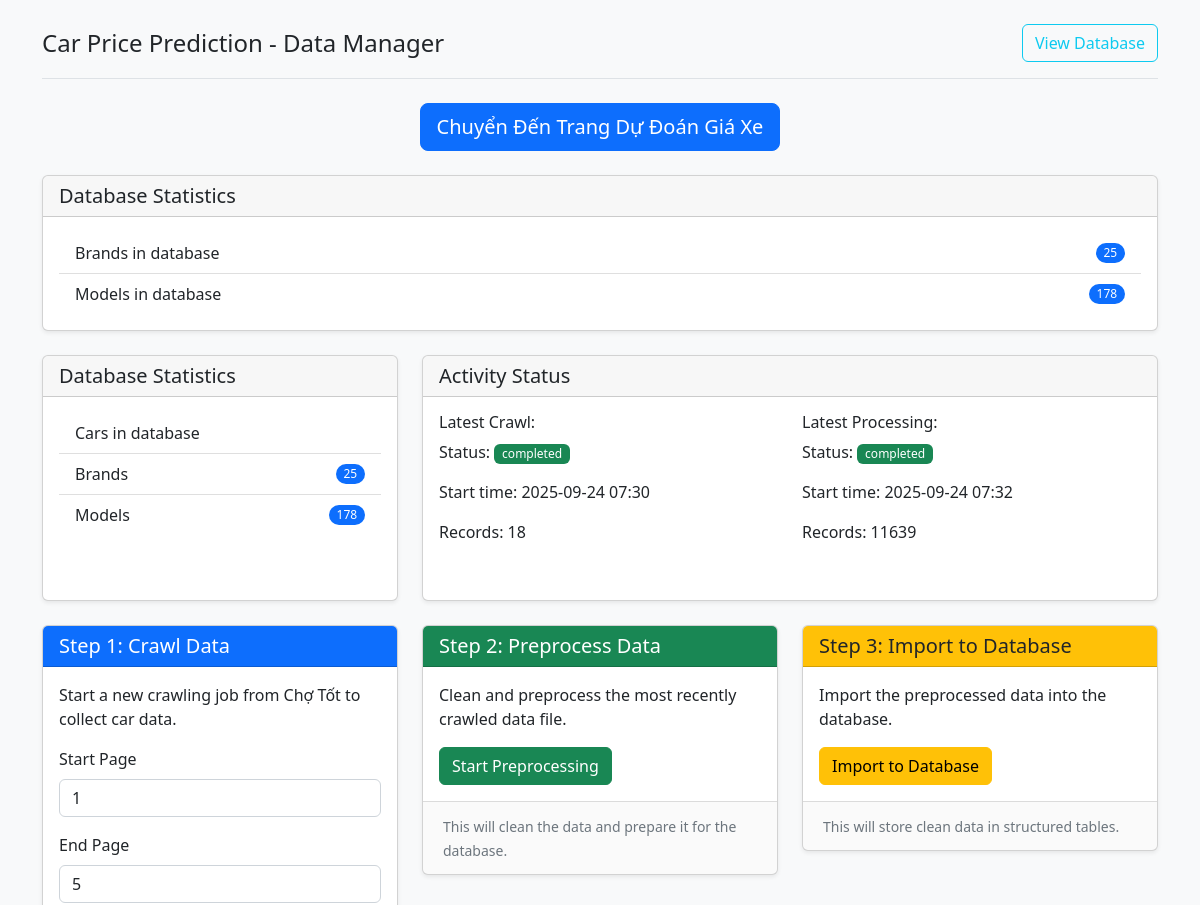
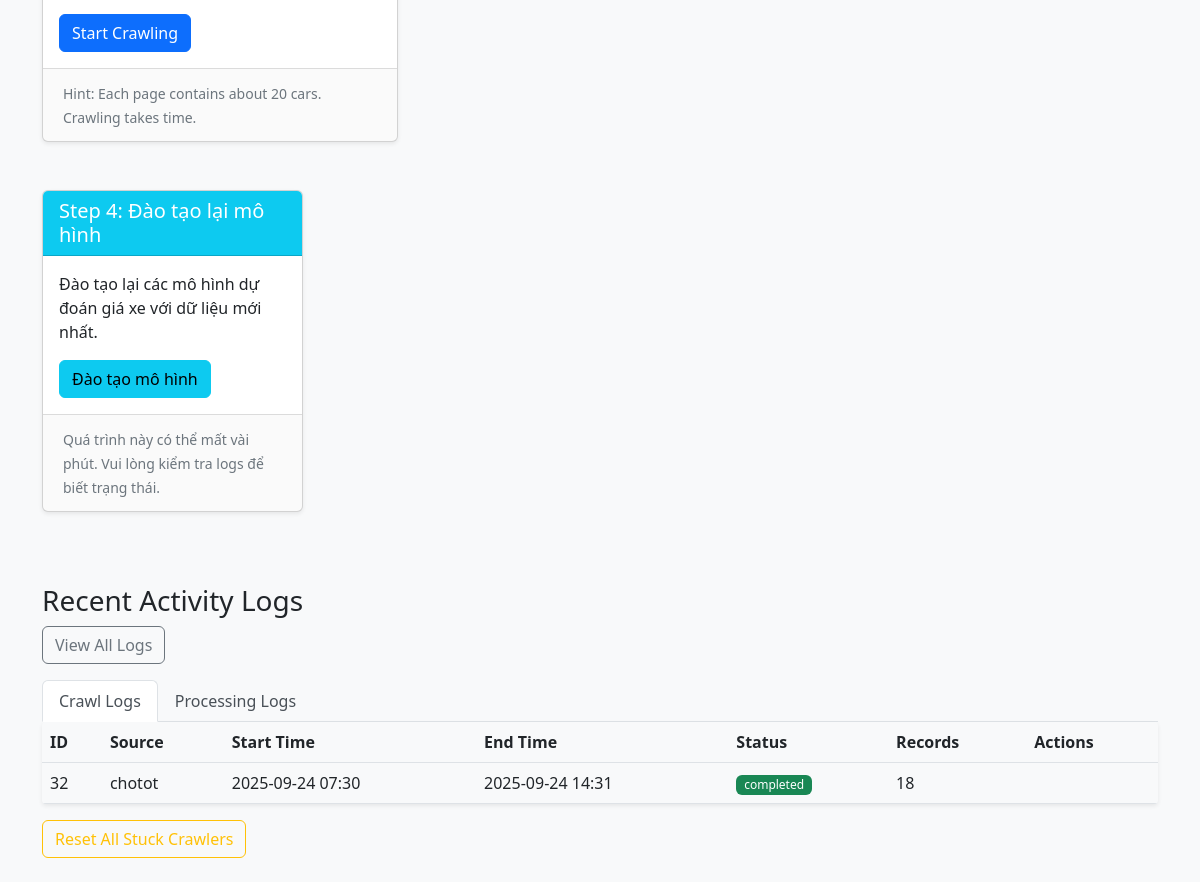
The page / on the database its author committed (2 pictures, top to bottom).
### app/models.py (models this page shows, shortened)
class CrawlLog(db.Model):
    __tablename__ = 'crawl_logs'
    id = db.Column(db.Integer, primary_key=True)
    start_time = db.Column(db.DateTime, default=datetime.utcnow)
    end_time = db.Column(db.DateTime, nullable=True)
    source = db.Column(db.String(100), nullable=False)
    status = db.Column(db.String(20), nullable=False)  # 'running', 'completed', 'failed'
    records_count = db.Column(db.Integer, default=0)
    filename = db.Column(db.String(255), nullable=True)
    error_message = db.Column(db.Text, nullable=True)

class ProcessingLog(db.Model):
    __tablename__ = 'processing_logs'
    id = db.Column(db.Integer, primary_key=True)
    start_time = db.Column(db.DateTime, default=datetime.utcnow)
    end_time = db.Column(db.DateTime, nullable=True)
    input_file = db.Column(db.String(255), nullable=False)
    output_file = db.Column(db.String(255), nullable=True)
    status = db.Column(db.String(20), nullable=False)  # 'running', 'completed', 'failed'
    records_count = db.Column(db.Integer, default=0)
    error_message = db.Column(db.Text, nullable=True)

### app/routes.py (the view)
@main_bp.route('/')
def index():
    brand_count = Brand.query.count()
    model_count = Model.query.count()
    latest_crawl = CrawlLog.query.order_by(CrawlLog.start_time.desc()).first()
    latest_processing = ProcessingLog.query.order_by(ProcessingLog.start_time.desc()).first()
    return render_template('index.html',
                           brand_count=brand_count,
                           model_count=model_count,
                           latest_crawl=latest_crawl,
                           latest_processing=latest_processing)

### app/templates/index.html (shortened to what this page needs)
<!DOCTYPE html>
<html lang="vi">
<head>
    <link rel="stylesheet" href="https://cdn.jsdelivr.net/npm/bootstrap@5.2.3/dist/css/bootstrap.min.css">
    <link rel="stylesheet" href="{{ url_for('static', filename='css/style.css') }}">
</head>
<body>
    <div class="container py-4">
        <header class="pb-3 mb-4 border-bottom">
            <div class="d-flex align-items-center text-dark text-decoration-none">
                <span class="fs-4">Car Price Prediction - Data Manager</span>
                <a href="{{ url_for('main.database_info') }}" class="btn btn-outline-info ms-auto">View Database</a>
            </div>
        </header>
        <div class="row mb-4">
            <div class="col-md-12 text-center">
                <a href="{{ url_for('main.predict') }}" class="btn btn-primary btn-lg">
                     Chuyển Đến Trang Dự Đoán Giá Xe
                </a>
            </div>
        </div>
        <div class="card h-100">
            <div class="card-header">
                <h5 class="card-title mb-0">Database Statistics</h5>
            </div>
            <div class="card-body">
                <ul class="list-group list-group-flush">
                    <li class="list-group-item d-flex justify-content-between align-items-center">
                        Brands in database
                        <span class="badge bg-primary rounded-pill">{{ brand_count }}</span>
                    </li>
                    <li class="list-group-item d-flex justify-content-between align-items-center">
                        Models in database
                        <span class="badge bg-primary rounded-pill">{{ model_count }}</span>
                    </li>
                </ul>
            </div>
        </div>
        <div class="row mb-4">
            <div class="col-md-4">
                <div class="card h-100">
                    <div class="card-header">
                        <h5 class="card-title mb-0">Database Statistics</h5>
                    </div>
                    <div class="card-body">
                        <ul class="list-group list-group-flush">
                            <li class="list-group-item d-flex justify-content-between align-items-center">
                                Cars in database
                            </li>
                            <li class="list-group-item d-flex justify-content-between align-items-center">
                                Brands
                                <span class="badge bg-primary rounded-pill">{{ brand_count }}</span>
                            </li>
                            <li class="list-group-item d-flex justify-content-between align-items-center">
                                Models
                                <span class="badge bg-primary rounded-pill">{{ model_count }}</span>
                            </li>
                        </ul>
                    </div>
                </div>
            </div>
            <div class="col-md-8">
                <div class="card h-100">
                    <div class="card-header">
                        <h5 class="card-title mb-0">Activity Status</h5>
                    </div>
                    <div class="card-body">
                        <div class="row">
                            <div class="col-md-6">
                                <h6>Latest Crawl:</h6>
                                {% if latest_crawl %}
                                <p>Status: <span
                                        class="badge bg-{{ 'success' if latest_crawl.status == 'completed' else 'warning' if latest_crawl.status == 'running' else 'danger' }}">{{
                                        latest_crawl.status }}</span></p>
                                <p>Start time: {{ latest_crawl.start_time.strftime('%Y-%m-%d %H:%M') }}</p>
                                <p>Records: {{ latest_crawl.records_count }}</p>
                                {% else %}
                                <p>No crawling activity recorded yet.</p>
                                {% endif %}
                            </div>
                            <div class="col-md-6">
                                <h6>Latest Processing:</h6>
                                {% if latest_processing %}
                                <p>Status: <span
                                        class="badge bg-{{ 'success' if latest_processing.status == 'completed' else 'warning' if latest_processing.status == 'running' else 'danger' }}">{{
                                        latest_processing.status }}</span></p>
                                <p>Start time: {{ latest_processing.start_time.strftime('%Y-%m-%d %H:%M') }}</p>
                                <p>Records: {{ latest_processing.records_count }}</p>
                                {% else %}
                                <p>No processing activity recorded yet.</p>
                                {% endif %}
                            </div>
                        </div>
                    </div>
                </div>
            </div>
        </div>
        <div class="row">
            <div class="col-md-4 mb-4">
                <div class="card">
                    <div class="card-header bg-primary text-white">
                        <h5 class="card-title mb-0">Step 1: Crawl Data</h5>
                    </div>
                    <div class="card-body">
                        <p class="card-text">Start a new crawling job from Chợ Tốt to collect car data.</p>
                        <form action="{{ url_for('main.crawl') }}" method="post">
                            <div class="mb-3">
                                <label for="start_page" class="form-label">Start Page</label>
                                <input type="number" class="form-control" id="start_page" name="start_page" value="1"
                                    min="1" required>
                            </div>
                            <div class="mb-3">
                                <label for="end_page" class="form-label">End Page</label>
                                <input type="number" class="form-control" id="end_page" name="end_page" value="5"
                                    min="1" required>
                            </div>
                            <button type="submit" class="btn btn-primary">Start Crawling</button>
                        </form>
                    </div>
                    <div class="card-footer">
                        <small class="text-muted">Hint: Each page contains about 20 cars. Crawling takes time.</small>
                    </div>
                </div>
            </div>
            <div class="col-md-4 mb-4">
                <div class="card">
                    <div class="card-header bg-success text-white">
                        <h5 class="card-title mb-0">Step 2: Preprocess Data</h5>
                    </div>
                    <div class="card-body">
                        <p class="card-text">Clean and preprocess the most recently crawled data file.</p>
                        <form action="{{ url_for('main.preprocess') }}" method="post">
                            <button type="submit" class="btn btn-success">Start Preprocessing</button>
                        </form>
                    </div>
                    <div class="card-footer">
                        <small class="text-muted">This will clean the data and prepare it for the database.</small>
                    </div>
                </div>
            </div>
            <div class="col-md-4 mb-4">
                <div class="card">
                    <div class="card-header bg-warning text-dark">
                        <h5 class="card-title mb-0">Step 3: Import to Database</h5>
                    </div>
                    <div class="card-body">
                        <p class="card-text">Import the preprocessed data into the database.</p>
                        <form action="{{ url_for('main.import_to_db') }}" method="post">
                            <button type="submit" class="btn btn-warning">Import to Database</button>
                        </form>
                    </div>
                    <div class="card-footer">
                        <small class="text-muted">This will store clean data in structured tables.</small>
                    </div>
                </div>
            </div>
            <div class="col-md-3 mb-4">
                <div class="card">
                    <div class="card-header bg-info text-white">
                        <h5 class="card-title mb-0">Step 4: Đào tạo lại mô hình</h5>
                    </div>
                    <div class="card-body">
                        <p class="card-text">Đào tạo lại các mô hình dự đoán giá xe với dữ liệu mới nhất.</p>
                        <form action="{{ url_for('main.train_models') }}" method="post">
                            <button type="submit" class="btn btn-info">Đào tạo mô hình</button>
                        </form>
                    </div>
                    <div class="card-footer">
                        <small class="text-muted">Quá trình này có thể mất vài phút. Vui lòng kiểm tra logs để biết
                            trạng thái.</small>
                    </div>
                </div>
            </div>
        </div>
        <div class="row mt-4">
            <div class="col">
                <h3>Recent Activity Logs</h3>
                <div class="mb-3">
                    <a href="{{ url_for('main.logs') }}" class="btn btn-outline-secondary">View All Logs</a>
                </div>
                <ul class="nav nav-tabs" id="myTab" role="tablist">
                    <li class="nav-item" role="presentation">
                        <button class="nav-link active" id="crawl-tab" data-bs-toggle="tab"
                            data-bs-target="#crawl-tab-pane" type="button" role="tab" aria-controls="crawl-tab-pane"
                            aria-selected="true">Crawl Logs</button>
                    </li>
                    <li class="nav-item" role="presentation">
                        <button class="nav-link" id="process-tab" data-bs-toggle="tab"
                            data-bs-target="#process-tab-pane" type="button" role="tab" aria-controls="process-tab-pane"
                            aria-selected="false">Processing Logs</button>
                    </li>
                </ul>
                <div class="tab-content" id="myTabContent">
                    <div class="tab-pane fade show active" id="crawl-tab-pane" role="tabpanel"
                        aria-labelledby="crawl-tab" tabindex="0">
                        {% if latest_crawl %}
                        <div class="table-responsive">
                            <table class="table table-hover">
                                <thead>
                                    <tr>
                                        <th>ID</th>
                                        <th>Source</th>
                                        <th>Start Time</th>
                                        <th>End Time</th>
                                        <th>Status</th>
                                        <th>Records</th>
                                        <th>Actions</th>
                                    </tr>
                                </thead>
                                <tbody>
                                    <tr data-log-id="{{ latest_crawl.id }}">
                                        <td>{{ latest_crawl.id }}</td>
                                        <td>{{ latest_crawl.source }}</td>
                                        <td>{{ latest_crawl.start_time.strftime('%Y-%m-%d %H:%M') }}</td>
                                        <td>{{ latest_crawl.end_time.strftime('%Y-%m-%d %H:%M') if latest_crawl.end_time
                                            else '-' }}</td>
                                        <td><span
                                                class="badge bg-{{ 'success' if latest_crawl.status == 'completed' else 'warning' if latest_crawl.status.startswith('running') else 'danger' }} crawler-status">{{
                                                latest_crawl.status }}</span></td>
                                        <td>{{ latest_crawl.records_count }}</td>
                                        <td class="crawler-actions">
                                        </td>
                                    </tr>
                                </tbody>
                            </table>
                        </div>
                        <div class="mt-3">
                            <button class="btn btn-outline-warning" onclick="checkStuckCrawlers()">
                                Reset All Stuck Crawlers
                            </button>
                        </div>
                        {% else %}
                        <p class="mt-3">No crawl logs found.</p>
                        {% endif %}
                    </div>
                </div>
            </div>
        </div>
    </div>
</body>
</html>

### app/static/css/style.css (style rules this page uses)
body { background-color: #f8f9fa; }
.card { box-shadow: 0 0.125rem 0.25rem rgba(0, 0, 0, 0.075); margin-bottom: 1.5rem; }
.card-header { font-weight: 500; }
.badge { font-weight: 500; padding: 0.35em 0.65em; }
.card { transition: transform 0.3s ease; }
.card-footer { background-color: rgba(0, 0, 0, 0.02); border-top: 1px solid rgba(0, 0, 0, 0.125); padding: 0.75rem 1.25rem; }
.table-responsive { margin-bottom: 1rem; box-shadow: 0 0.125rem 0.25rem rgba(0, 0, 0, 0.075); border-radius: 0.25rem; overflow: hidden; }
.table { margin-bottom: 0; }
.nav-tabs .nav-link { color: #495057; }
.nav-tabs .nav-link.active { font-weight: 500; }

### rows shown on the page
CrawlLog: status "completed", start_time "2025-09-24 07:30", records_count "18", id "32", source "chotot", end_time "2025-09-24 14:31"
ProcessingLog: status "completed", start_time "2025-09-24 07:32", records_count "11639"

### other values the page prints
{{ brand_count }} "25"
{{ model_count }} "178"
